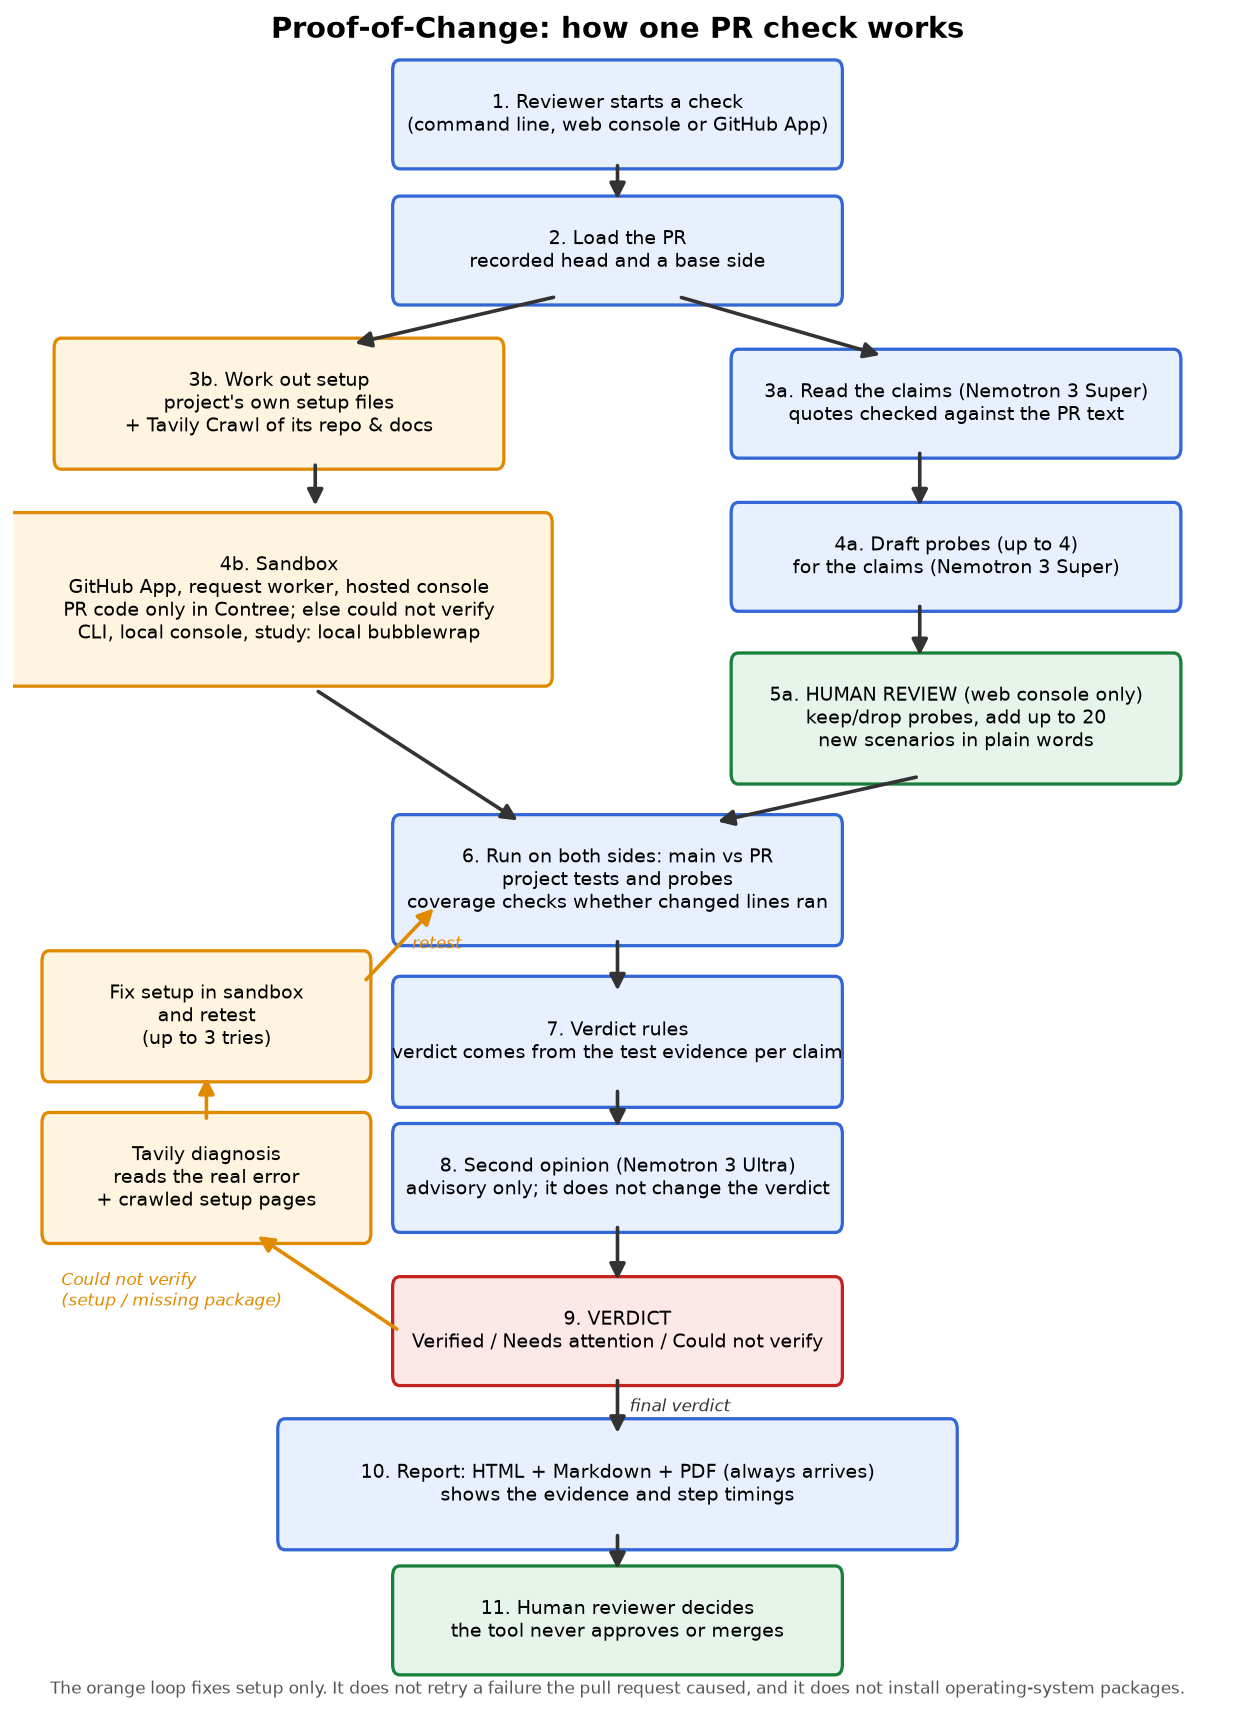

Python code for this plot:
# Backend selection has to sit between these imports, so the import-order rules do not apply here.
# ruff: noqa: E402, I001
import matplotlib
matplotlib.use("Agg")
import matplotlib.pyplot as plt
from matplotlib.patches import FancyBboxPatch

fig, ax = plt.subplots(figsize=(12, 17))
ax.set_xlim(0, 1)
ax.set_ylim(0, 1)
ax.axis("off")
W, H = 0.36, 0.052


def panel(x, y, t, c="#e8f0fe", e="#3367d6", w=W, h=H):
    ax.add_patch(FancyBboxPatch((x - w / 2, y - h / 2), w, h, boxstyle="round,pad=0.006", fc=c, ec=e, lw=1.8))
    ax.text(x, y, t, ha="center", va="center", fontsize=10.5)


def arr(x1, y1, x2, y2, lab="", col="#333", rad=0):
    ax.annotate(
        "", xy=(x2, y2), xytext=(x1, y1),
        arrowprops=dict(arrowstyle="-|>", color=col, lw=2, mutation_scale=18, connectionstyle=f"arc3,rad={rad}"),
    )
    if lab:
        ax.text((x1 + x2) / 2 + 0.01, (y1 + y2) / 2, lab, fontsize=9.5, color=col, ha="left", va="center", style="italic")


NEW = "#fff4e0"
NE = "#e08a00"
HUM = "#e6f4ea"
HE = "#188038"
ax.text(0.5, 0.985, "Proof-of-Change: how one PR check works", ha="center", fontsize=16, weight="bold")
panel(0.5, 0.94, "1. Reviewer starts a check\n(command line, web console or GitHub App)")
panel(0.5, 0.86, "2. Load the PR\nrecorded head and a base side")
panel(0.78, 0.77, "3a. Read the claims (Nemotron 3 Super)\nquotes checked against the PR text")
panel(0.78, 0.68, "4a. Draft probes (up to 4)\nfor the claims (Nemotron 3 Super)")
panel(
    0.78, 0.585,
    "5a. HUMAN REVIEW (web console only)\nkeep/drop probes, add up to 20\nnew scenarios in plain words",
    c=HUM, e=HE, h=0.065,
)
panel(
    0.22, 0.77,
    "3b. Work out setup\nproject's own setup files\n+ Tavily Crawl of its repo & docs",
    c=NEW, e=NE, h=0.065,
)
panel(
    0.22, 0.655,
    "4b. Sandbox\nGitHub App, request worker, hosted console\n"
    "PR code only in Contree; else could not verify\n"
    "CLI, local console, study: local bubblewrap",
    c=NEW, e=NE, w=0.44, h=0.09,
)
panel(
    0.5, 0.49,
    "6. Run on both sides: main vs PR\nproject tests and probes\ncoverage checks whether changed lines ran",
    h=0.065,
)
panel(
    0.5, 0.395,
    "7. Verdict rules\nverdict comes from the test evidence per claim",
    h=0.065,
)
panel(0.5, 0.315, "8. Second opinion (Nemotron 3 Ultra)\nadvisory only; it does not change the verdict")
panel(0.5, 0.225, "9. VERDICT\nVerified / Needs attention / Could not verify", c="#fce8e6", e="#c5221f")
panel(0.16, 0.315, "Tavily diagnosis\nreads the real error\n+ crawled setup pages", c=NEW, e=NE, w=0.26, h=0.065)
panel(0.16, 0.41, "Fix setup in sandbox\nand retest\n(up to 3 tries)", c=NEW, e=NE, w=0.26, h=0.065)
panel(
    0.5, 0.135,
    "10. Report: HTML + Markdown + PDF (always arrives)\nshows the evidence and step timings",
    w=0.55, h=0.065,
)
panel(0.5, 0.055, "11. Human reviewer decides\nthe tool never approves or merges", c=HUM, e=HE)
arr(0.5, 0.912, 0.5, 0.888)
arr(0.55, 0.833, 0.72, 0.798)
arr(0.45, 0.833, 0.28, 0.805)
arr(0.75, 0.743, 0.75, 0.708)
arr(0.75, 0.653, 0.75, 0.62)
arr(0.25, 0.736, 0.25, 0.708)
arr(0.75, 0.551, 0.58, 0.524)
arr(0.25, 0.602, 0.42, 0.524)
arr(0.5, 0.456, 0.5, 0.423)
arr(0.5, 0.368, 0.5, 0.343)
arr(0.5, 0.288, 0.5, 0.253)
arr(0.32, 0.225, 0.20, 0.282, col=NE)
ax.text(0.04, 0.24, "Could not verify\n(setup / missing package)", fontsize=9.5, color=NE, style="italic")
arr(0.16, 0.348, 0.16, 0.376, col=NE)
arr(0.29, 0.43, 0.35, 0.475, "retest", col=NE)
arr(0.5, 0.198, 0.5, 0.163, "final verdict")
arr(0.5, 0.107, 0.5, 0.083)
ax.text(
    0.5, 0.012,
    "The orange loop fixes setup only. It does not retry a failure the pull request caused, "
    "and it does not install operating-system packages.",
    ha="center", fontsize=9.5, color="#555",
)
plt.savefig("docs/architecture.png", dpi=130, bbox_inches="tight")
